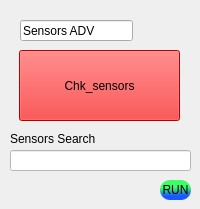
            <widget class="QWidget" name="ntr_sdr">
             <widget class="QLabel" name="label_19">
              <property name="geometry">
               <rect>
                <x>10</x>
                <y>130</y>
                <width>101</width>
                <height>18</height>
               </rect>
              </property>
              <property name="text">
               <string>Sensors Search</string>
              </property>
             </widget>
             <widget class="QLineEdit" name="line_sdrg_nt">
              <property name="geometry">
               <rect>
                <x>10</x>
                <y>150</y>
                <width>181</width>
                <height>21</height>
               </rect>
              </property>
              <property name="styleSheet">
               <string notr="true">color: rgb(0, 0, 0);
background-color: rgb(255, 255, 255);</string>
              </property>
             </widget>
             <widget class="QLineEdit" name="lineEdit_4">
              <property name="geometry">
               <rect>
                <x>20</x>
                <y>20</y>
                <width>113</width>
                <height>21</height>
               </rect>
              </property>
              <property name="text">
               <string>Sensors ADV</string>
              </property>
             </widget>
             <widget class="QPushButton" name="nt_ok">
              <property name="geometry">
               <rect>
                <x>160</x>
                <y>180</y>
                <width>31</width>
                <height>20</height>
               </rect>
              </property>
              <property name="styleSheet">
               <string notr="true">QPushButton{
	background-color: qlineargradient(spread:pad, x1:1, y1:1, x2:0.96729, y2:0.346, stop:0.366972 rgba(26, 88, 255, 255), stop:1 rgba(63, 255, 102, 255));
border-radius:10px;
}
QPushButton:hover{
	background-color: qconicalgradient(cx:0.5, cy:0.5, angle:0, stop:0 rgba(255, 0, 0, 255), stop:0.166 rgba(255, 255, 0, 255), stop:0.333 rgba(0, 255, 0, 255), stop:0.5 rgba(0, 255, 255, 255), stop:0.666 rgba(0, 0, 255, 255), stop:0.833 rgba(255, 0, 255, 255), stop:1 rgba(255, 0, 0, 255));
border-radius:10px;
}</string>
              </property>
              <property name="text">
               <string>RUN</string>
              </property>
             </widget>
             <widget class="QPushButton" name="nt_chk_sen">
              <property name="geometry">
               <rect>
                <x>19</x>
                <y>50</y>
                <width>161</width>
                <height>71</height>
               </rect>
              </property>
              <property name="styleSheet">
               <string notr="true">background-color: rgb(255, 0, 0);</string>
              </property>
              <property name="text">
               <string>Chk_sensors</string>
              </property>
             </widget>
            </widget>
